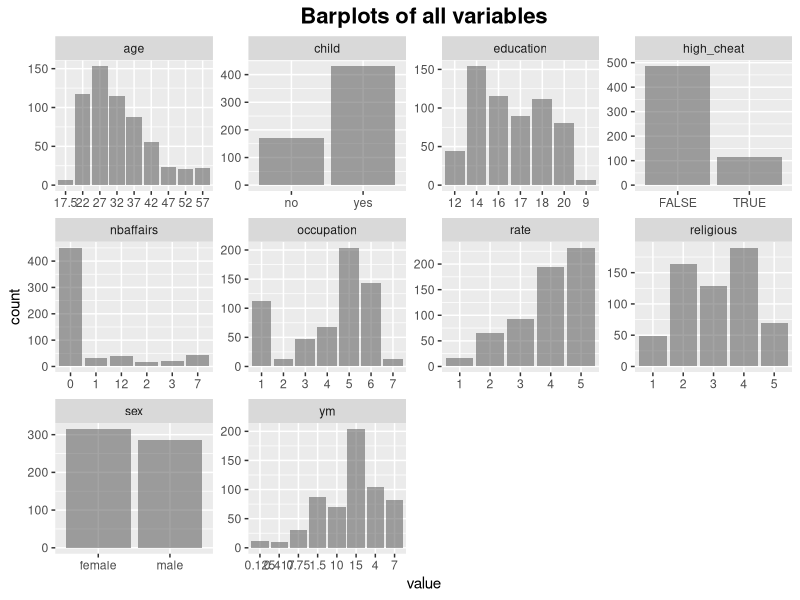
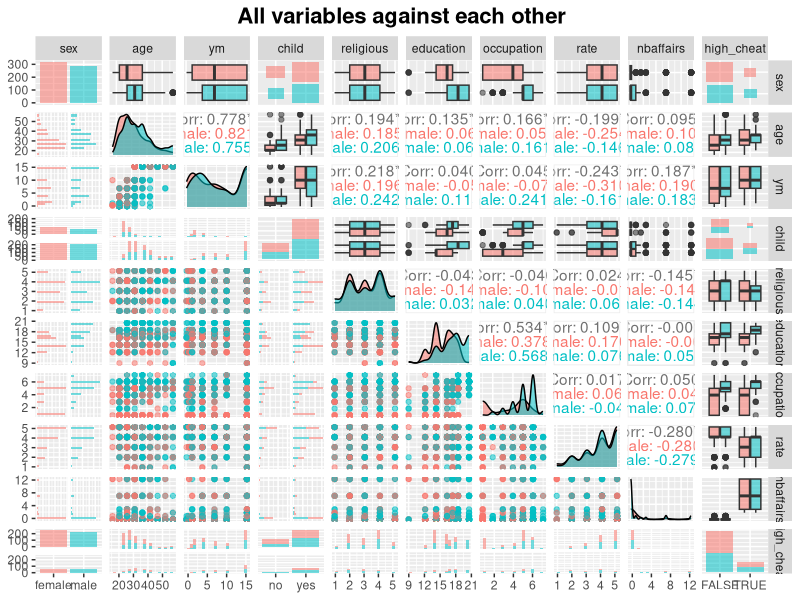
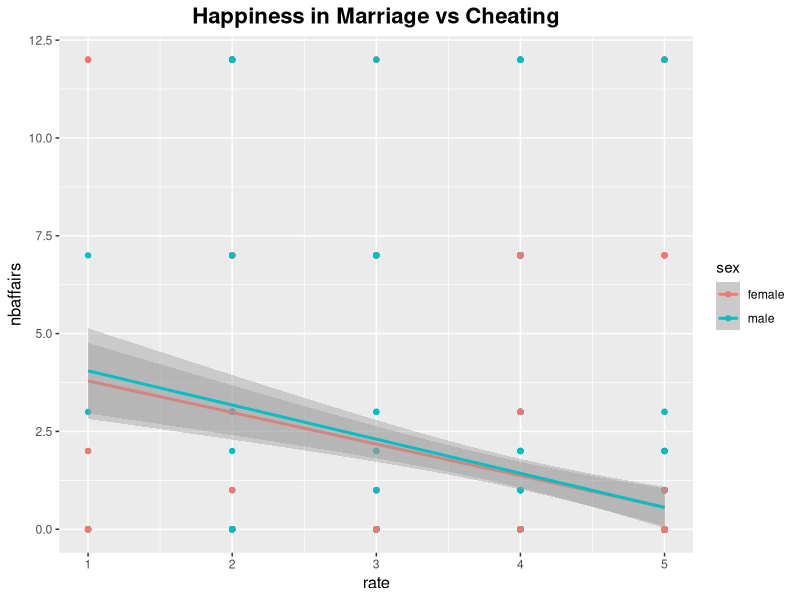
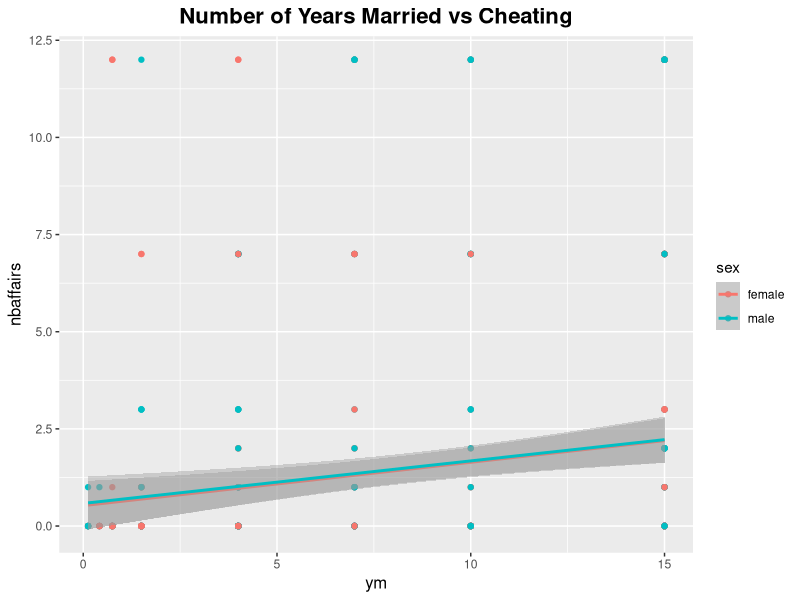
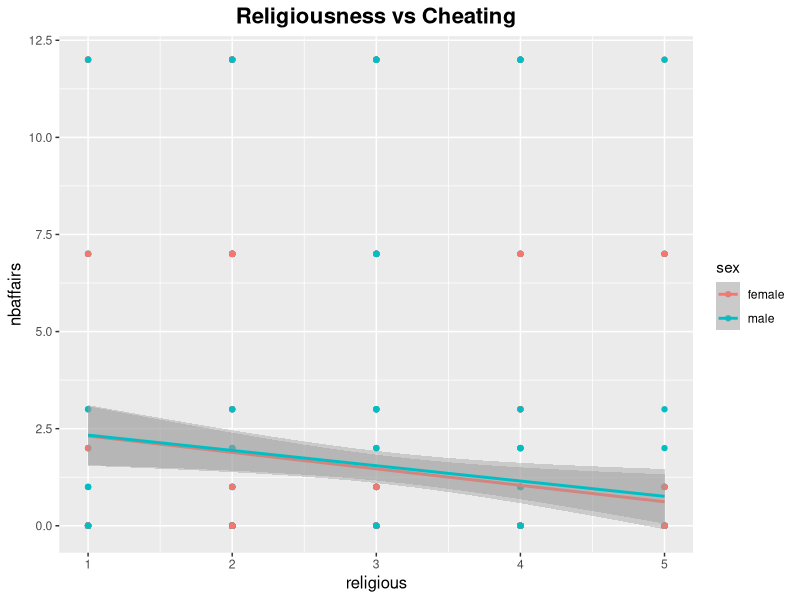

The R source for these figures, in order:
## ---- chunk 1
knitr::opts_chunk$set(echo = TRUE)
## ---- chunk 2
# Access libraries
library(dplyr)
library(ggplot2)
library(GGally)
library(stringr)
library(tidyverse)

# reading data from the wrangled CSV file to table 'affairs'
affairs <- read.table("data/affairs.csv", sep = ";", header = TRUE)

# printing a summary of affairs
summary(affairs)
# n= 601; 315 females, 286 males; mean age: 32.48 years

## ---- chunk 3
# printing a graphical summarization of affairs
gather(affairs) %>% ggplot(aes(value, alpha=0.3)) + facet_wrap("key", scales = "free") + geom_bar() + ggtitle("Barplots of all variables") +
  theme(plot.title = element_text(hjust = 0.5,size=16,face='bold'),legend.position="none")

## ---- chunk 4
p <- ggpairs(affairs, mapping = aes(col = sex, alpha = 0.3), lower = list(combo = wrap("facethist", bins = 20))) + ggtitle("All variables against each other") + theme(plot.title = element_text(hjust = 0.5,size=16,face='bold'))
p



## ---- chunk 5
# Plotting nbaffairs vs rate
p1 <- ggplot(affairs, aes(x = rate, y = nbaffairs, col=sex)) +
  geom_point() + geom_smooth(method="lm") + 
  ggtitle("Happiness in Marriage vs Cheating")+
  theme(plot.title = element_text(hjust = 0.5,size=16,face='bold'),
        axis.title= element_text(hjust = 0.5,size=12))
p1

# fit a linear model
my_model1 <- lm(nbaffairs ~ rate, data = affairs)

# print out a summary of the model
summary(my_model1)
## ---- chunk 6
# Plotting nbaffairs vs ym
p2 <-ggplot(affairs, aes(x = ym, y = nbaffairs, col=sex)) +
  geom_point() + geom_smooth(method="lm") + 
  ggtitle("Number of Years Married vs Cheating")+
  theme(plot.title = element_text(hjust = 0.5,size=16,face='bold'),
        axis.title= element_text(hjust = 0.5,size=12))
p2

# fit a linear model
my_model2 <- lm(nbaffairs ~ ym, data = affairs)

# print out a summary of the model
summary(my_model2)

## ---- chunk 7
# Plotting nbaffairs vs religious
p3 <-ggplot(affairs, aes(x = religious, y = nbaffairs, col=sex)) +
  geom_point() + geom_smooth(method="lm") + 
  ggtitle("Religiousness vs Cheating") +
  theme(plot.title = element_text(hjust = 0.5,size=16,face='bold'),
        axis.title= element_text(hjust = 0.5,size=12))
p3
# fit a linear model
my_model3 <- lm(nbaffairs ~ religious, data = affairs)

# print out a summary of the model
summary(my_model3)
